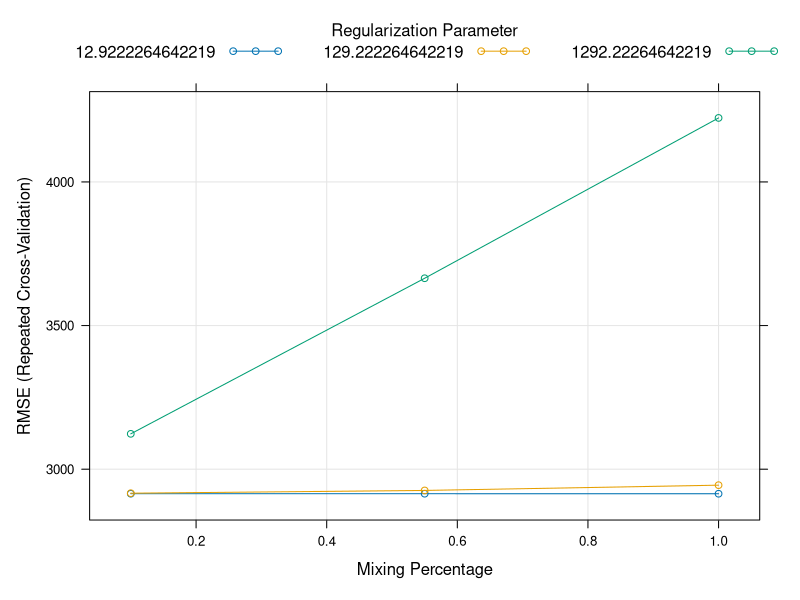
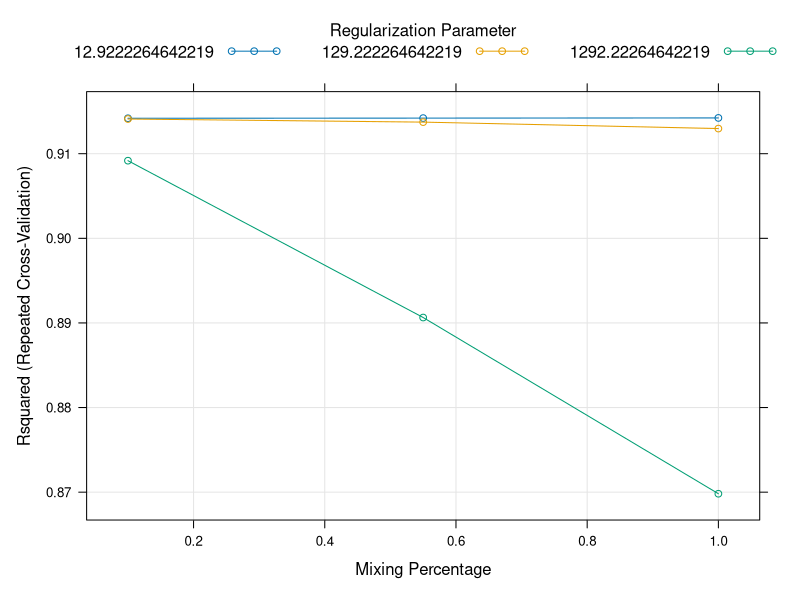
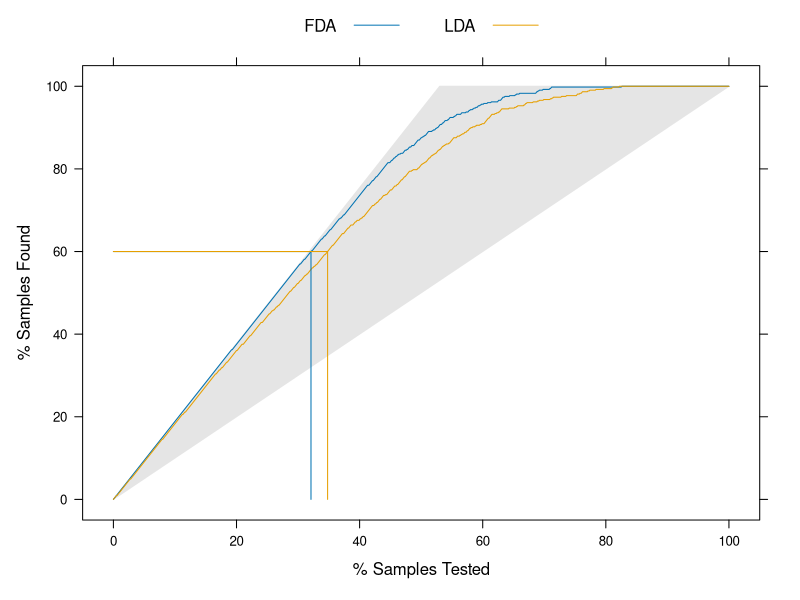

Source code (R) for these figures, in order:
#Warsztaty caret

install.packages("caret")
install.packages("e1071")
install.packages("data.table")
install.packages('glmnet')
install.packages('Matrix')
install.packages('leaps')
install.packages('mda')
install.packages('plyr')
library(caret)
library(e1071)
library(data.table)
library(glmnet)
library(Matrix)
library(leaps)
library(mda)
library(plyr)
###Preprocessing

data(cars)
cars<-data.table(cars)

#near zero variance
data(cars)
cars<-data.table(cars)
cars[,AUTO:=1]
nzv <- nearZeroVar(cars, saveMetrics= TRUE)
cars[121,AUTO:=0]
nzv <- nearZeroVar(cars, saveMetrics= TRUE)
cars[,AUTO:=NULL]



#correlations

descrCor <-  cor(cars)
summary(descrCor[upper.tri(descrCor)])
colscor<-findCorrelation(descrCor, cutoff = .75)
cars <- cars[,-colscor,with = FALSE]
descrCor2 <- cor(cars)
summary(descrCor2[upper.tri(descrCor2)])

#linear dependencies
data(cars)
cars<-data.table(cars)
comboInfo <- findLinearCombos(cars)

#centering, scaling
cars_train<-cars[1:floor(nrow(cars)*2/3)]
cars_test<-cars[floor(nrow(cars)*2/3+1):nrow(cars)]
preProcValues<-preProcess(cars_train[,list(Price)], method = c("center", "scale"))
predict(preProcValues, cars_train)
predict(preProcValues, cars_test)
preProcValues<-preProcess(cars_test[,list(Price)], method = c("range"))
qq<-predict(preProcValues, cars_train)
ll<-predict(preProcValues, cars_test)
#transforming variables
preProcValues<-preProcess(cars[,-(1:2),with = FALSE], method = c("pca"))
predict(preProcValues, cars)
preProcValues<-preProcess(cars[,list(Price)], method = c("BoxCox"))
predict(preProcValues, cars)

#nzv once more
cars[,AUTA:=1]
cars
preProcValues<-preProcess(cars, method = c("nzv"))
predict(preProcValues, cars)

cars[,AUTA:=NULL]

# Zad 1 na danych cox2 zrobic preprocessing

data(cox2)
coxik<-data.table(cox2Descr)
cox2Class
coxik[,ACTIVITY:=cox2Class]

##Splitting
set.seed(123)
trainIndex <- createDataPartition(cars$Price, p = .8, 
                                  list = FALSE, 
                                  times = 1)
head(trainIndex)


cars_train <- cars[ trainIndex,]
cars_test  <- cars[-trainIndex,]


#in time series
createTimeSlices(c(1:20),initialWindow = 5, horizon = 3,fixedWindow = TRUE)


#Zad2. podzielic zbior coxik na czesc treningowa i testowa

##Modelling

data(cars)
cars<-data.table(cars)

#first model

fitControl <- trainControl(## 10-fold CV
  method = "repeatedcv",
  number = 10,
  ## repeated ten times
  repeats = 10)


Fit1 <- train(Price ~ ., data = cars_train, 
                 method = "glmnet", 
                 trControl = fitControl)
Fit1

plot(Fit1)  
plot(Fit1, metric = "Rsquared")

Fit2 <- train(Price ~ ., data = cars_train, 
                    method = "leapSeq", 
                    trControl = fitControl)
Fit2


glmnetGrid <-  expand.grid(lambda = c(0,10,100),alpha=c(0,0.5,1))
Fit3 <- train(Price ~ ., data = cars_train, 
              method = "glmnet", 
              trControl = fitControl,
              tuneGrid = glmnetGrid)
Fit3



whichbest <- tolerance(Fit1$results, metric = "RMSE", maximize = FALSE) 
Fit3$results[whichbest,]

Fit3$finalModel$tuneValue

Fit4 <- train(Price ~ ., data = cars_train, 
              method = "glmnet", 
              trControl = fitControl,
              tuneGrid = glmnetGrid,
              metric = 'Rsquared')
Fit4$finalModel$tuneValue

#predictions
pred<-predict(Fit3, newdata = cars_test)

fitControl <- trainControl(method = "none")
Fit5 <- train(Price ~ ., data = cars_train, 
              method = "glmnet", 
              trControl = fitControl)
Fit5$finalModel$tuneValue
#https://topepo.github.io/caret/train-models-by-tag.html
#measures regression and classification
postResample(pred = pred, obs = cars_test$Price)
#measures classification probs

#twoClassSummary(test_set, lev = levels(test_set$obs))
#mnLogLoss(test_set, lev = levels(test_set$obs))


#variable importance

kk <- varImp(Fit3, scale = FALSE)
kk 

#LIFT Curves


set.seed(2)
lift_training <- twoClassSim(1000)
lift_testing  <- twoClassSim(1000)

ctrl <- trainControl(method = "cv", classProbs = TRUE,
                     summaryFunction = twoClassSummary)

set.seed(1045)
fda_lift <- train(Class ~ ., data = lift_training,
                  method = "fda", metric = "ROC",
                  tuneLength = 20,
                  trControl = ctrl)
set.seed(1045)
lda_lift <- train(Class ~ ., data = lift_training,
                  method = "lda", metric = "ROC",
                  trControl = ctrl)



## Generate the test set results
lift_results <- data.frame(Class = lift_testing$Class)
lift_results$FDA <- predict(fda_lift, lift_testing, type = "prob")[,"Class1"]
lift_results$LDA <- predict(lda_lift, lift_testing, type = "prob")[,"Class1"]

head(lift_results)


lift_obj <- lift(Class ~ FDA + LDA, data = lift_results)
plot(lift_obj, values = 60, auto.key = list(columns = 2,
                                            lines = TRUE,
                                            points = FALSE))


#Zad3 zrobic dobra klasyfikacje u coxik (podzial zbioru 2:1) miara dobroci AUC, narysowac krzywa LIFT.
